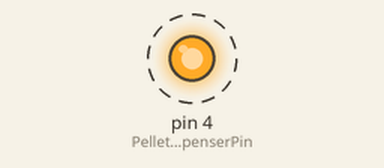
This sketch was run on a simulated Arduino Uno, built with avr-gcc and run on an emulated ATmega328P. Parts: output pins drawn as LEDs (lit = HIGH). Dashed ring = blinking. Pins used as bus, display or sensor lines are not drawn.

Above: at 0.2 s.
Timing chart, 0 to 3.0 s (numbered marks = the images above):
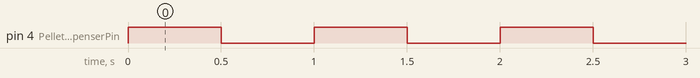

The sketch:

neonatal_feeding_controller.ino
```cpp
#define CameraTriggerPin 5
#define PelletDispenserPin 4

unsigned long time_interval = 5400000;  // 5400000, 1.5 hours
unsigned long time2record = 900000;             // 900000, 15 minutes
unsigned long time2increase_pellet = 86400000;  // 86400000, 24 hours
unsigned long time2compare_inner;
unsigned long time2compare_outer;

uint8_t npellet = 50; // 50
unsigned int pellet_interval = 1000;

void setup() {
  pinMode(CameraTriggerPin, OUTPUT);
  digitalWrite(CameraTriggerPin, LOW);
  pinMode(PelletDispenserPin, OUTPUT);
  digitalWrite(PelletDispenserPin, LOW);
}

void loop() {
  time2compare_outer = millis();
  while (millis() - time2compare_outer < time2increase_pellet) {
    time2compare_inner = millis();
    digitalWrite(CameraTriggerPin, HIGH);
    for (uint8_t i = 0; i < npellet; i++) {
      digitalWrite(PelletDispenserPin, HIGH);
      delay(pellet_interval / 2);
      digitalWrite(PelletDispenserPin, LOW);
      delay(pellet_interval / 2);
    }
    digitalWrite(CameraTriggerPin, LOW);
    while (millis() - time2compare_inner <= time2record) {
    }
    digitalWrite(CameraTriggerPin, HIGH);
    delay(1000);
    digitalWrite(CameraTriggerPin, LOW);
    while (millis() - time2compare_inner <= time_interval) {
    }
  }
  npellet = npellet + 10;
}
```

Measured:
- by itself, pin 4 (PelletDispenserPin): alternates HIGH for 0.50 s and LOW for 0.50 s, 100 changes in all, then stays LOW
